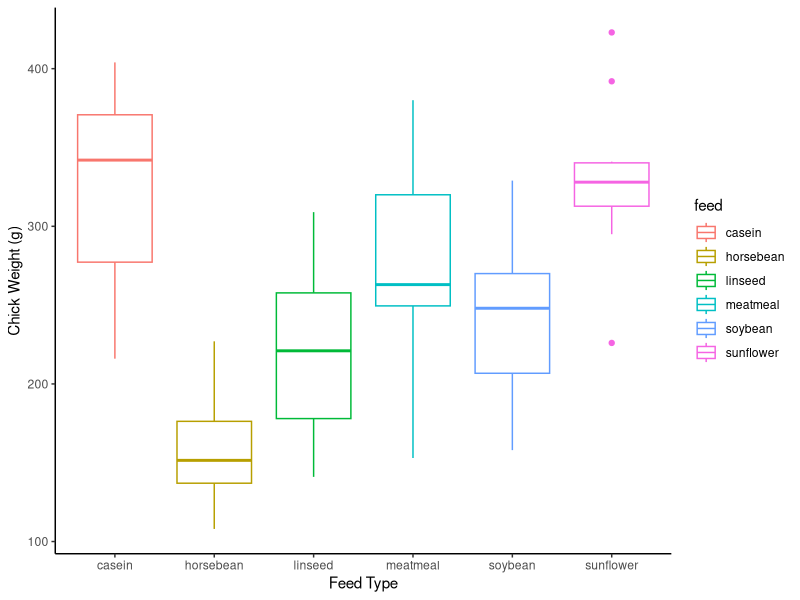

The R script that drew this image:
## ---- chunk 1
#| label: dataset summary

library(plyr)
summary(chickwts$weight)
count(chickwts$feed)

## ---- chunk 2

#| label: boxplot
#| fig-cap: "Chick Weights at Six Weeks"


library(ggplot2)

ggplot(data = chickwts) + 
  geom_boxplot(mapping = aes(x = feed, y = weight, 
                             color=feed)) +
  xlab("Feed Type") + 
  ylab("Chick Weight (g)") +
  theme_classic()

